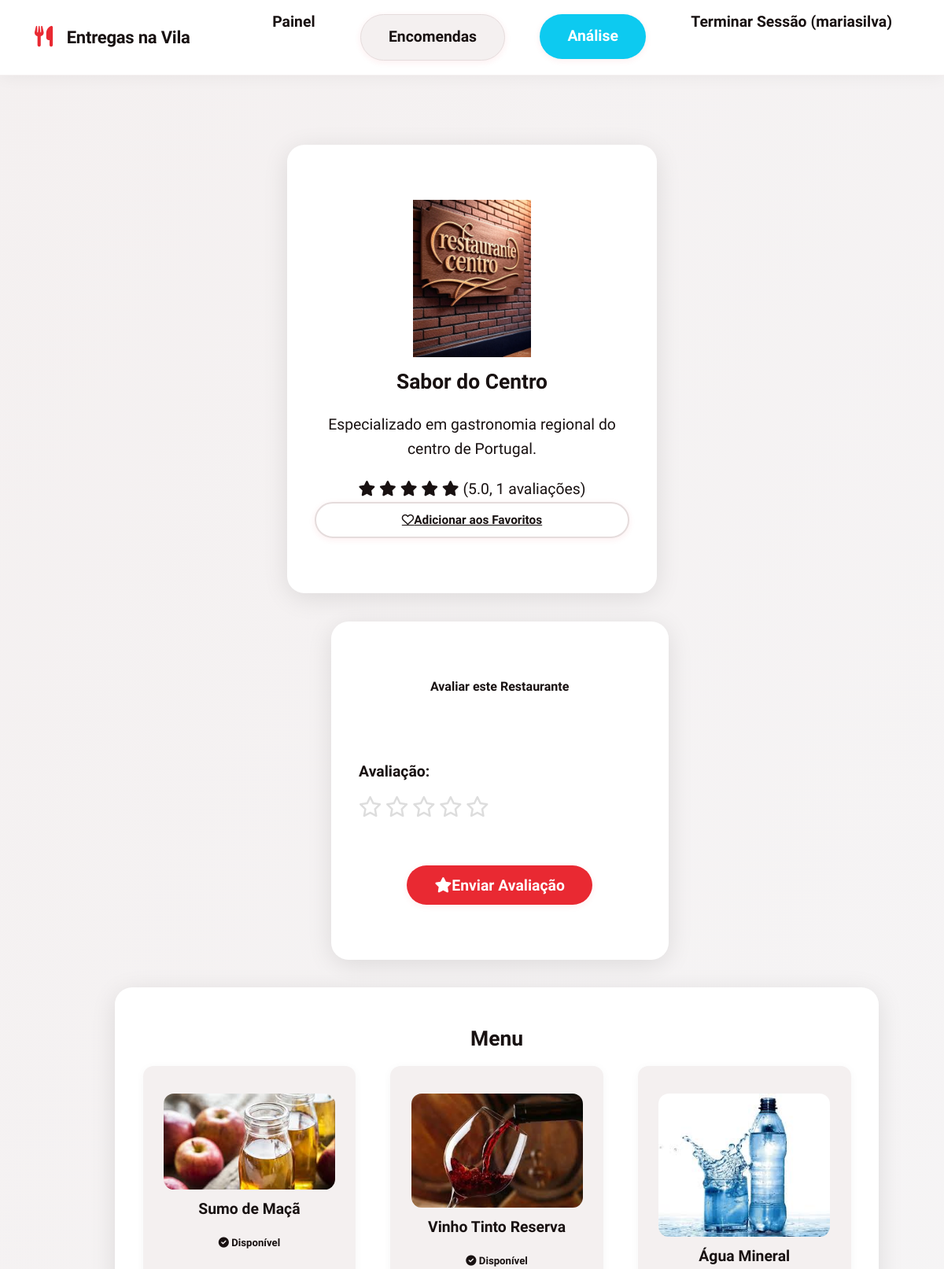
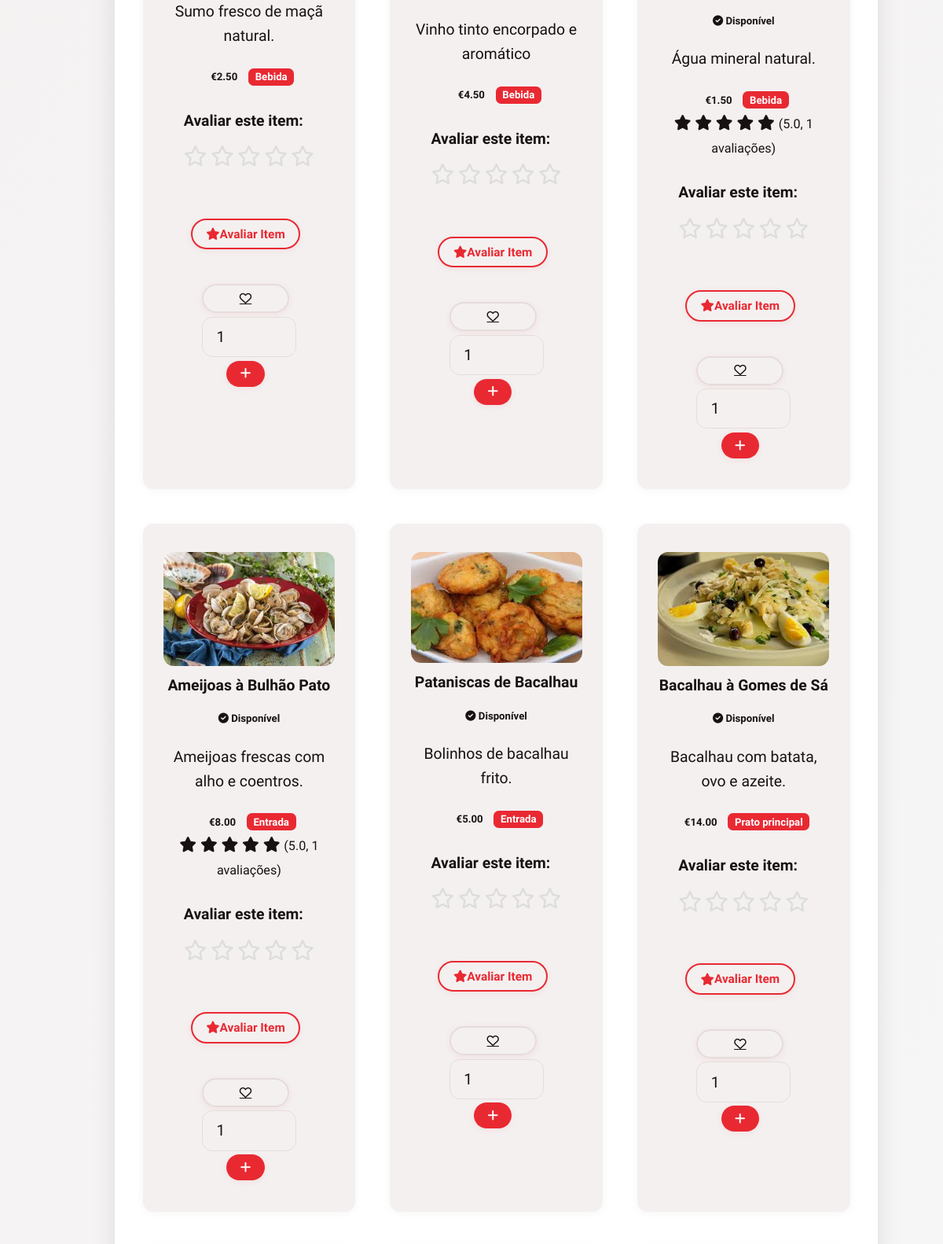
Screenshot of /restaurant/7 (signed in, upper part) with the database file from the repository (2 pictures, top to bottom).
### tables this page shows
CREATE TABLE users (
        id INTEGER PRIMARY KEY AUTOINCREMENT,
        username TEXT UNIQUE NOT NULL,
        email TEXT UNIQUE NOT NULL,
        password_hash TEXT NOT NULL,
        user_type TEXT NOT NULL CHECK (user_type IN ('customer', 'restaurant')),
        phone TEXT,
        address TEXT,
        restaurant_name TEXT,
        restaurant_description TEXT,
        created_at TIMESTAMP DEFAULT CURRENT_TIMESTAMP
    , image_path TEXT, cuisine_type TEXT);

CREATE TABLE menu_items (
        id INTEGER PRIMARY KEY AUTOINCREMENT,
        restaurant_id INTEGER NOT NULL,
        name TEXT NOT NULL,
        description TEXT,
        price REAL NOT NULL,
        category TEXT,
        available BOOLEAN DEFAULT 1,
        created_at TIMESTAMP DEFAULT CURRENT_TIMESTAMP, image_path TEXT,
        FOREIGN KEY (restaurant_id) REFERENCES users (id)
    );

### app.py (the view)
    def decorated_function(*args, **kwargs):
        if 'user_id' not in session:
            return redirect(url_for('login'))
        return f(*args, **kwargs)

### app.py (called while the page is built)
def get_db_connection():
    conn = sqlite3.connect('delivery_system.db')
    conn.row_factory = sqlite3.Row
    return conn

def get_user_by_id(user_id):
    conn = get_db_connection()
    user = conn.execute('SELECT * FROM users WHERE id = ?', (user_id,)).fetchone()
    conn.close()
    return user

def login_required(f):
    def decorated_function(*args, **kwargs):
        if 'user_id' not in session:
            return redirect(url_for('login'))
        return f(*args, **kwargs)
    decorated_function.__name__ = f.__name__
    return decorated_function

@app.before_request
def load_logged_in_user():
    user_id = session.get('user_id')
    if user_id is None:
        g.user = None
    else:
        g.user = get_user_by_id(user_id)

### templates/restaurant_menu.html (shortened to what this page needs)
{% extends "base.html" %}
{% block content %}
<div class="container mt-4">
    <div class="row justify-content-center">
        <div class="col-md-8">
            <div class="card mb-4">
                <div class="card-body">
                    <div class="row">
                        <div class="col-md-4">
                            {% if restaurant.image_path %}
                            <img src="{{ url_for('static', filename=restaurant.image_path) }}"
                                alt="{{ restaurant.restaurant_name }}" class="img-fluid rounded"
                                style="max-height: 200px; object-fit: cover;">
                            {% else %}
                            <div class="bg-light d-flex align-items-center justify-content-center rounded"
                                style="height: 200px;">
                                <i class="fas fa-utensils fa-3x text-muted"></i>
                            </div>
                            {% endif %}
                        </div>
                        <div class="col-md-8">
                            <h2 class="mb-2">{{ restaurant.restaurant_name }}</h2>
                            <p class="text-muted mb-2">{{ restaurant.restaurant_description }}</p>
                            {% if restaurant_rating and restaurant_rating.avg_rating %}
                            <div class="mb-2">
                                <span class="text-warning">
                                    {% for i in range(restaurant_rating.avg_rating|int) %}
                                    <i class="fas fa-star"></i>
                                    {% endfor %}
                                </span>
                                <span class="text-muted">({{ "%.1f"|format(restaurant_rating.avg_rating) }}, {{
                                    restaurant_rating.review_count }} avaliações)</span>
                            </div>
                            {% else %}
                            <div class="mb-2">
                                <span class="text-muted">Sem avaliações</span>
                            </div>
                            {% endif %}
                            <div class="mt-3">
                                {% if restaurant.id in user_favorites %}
                                <a href="{{ url_for('remove_restaurant_from_favorites', restaurant_id=restaurant.id) }}"
                                    class="btn btn-outline-danger btn-sm">
                                    <i class="fas fa-heart"></i> Remover dos Favoritos
                                </a>
                                {% else %}
                                <a href="{{ url_for('add_restaurant_to_favorites', restaurant_id=restaurant.id) }}"
                                    class="btn btn-outline-secondary btn-sm">
                                    <i class="far fa-heart"></i> Adicionar aos Favoritos
                                </a>
                                {% endif %}
                            </div>
                        </div>
                    </div>
                </div>
            </div>
        </div>
    </div>
    <div class="row justify-content-center mb-4">
        <div class="col-md-8">
            <div class="card">
                <div class="card-header">
                    <h5 class="mb-0">Avaliar este Restaurante</h5>
                </div>
                <div class="card-body">
                    <form method="POST" action="{{ url_for('rate_restaurant', restaurant_id=restaurant.id) }}">
                        <div class="form-group">
                            <label for="rating">Avaliação:</label>
                            <div class="rating-stars">
                                <label for="star5" class="rating-star"><i class="far fa-star"></i></label>
                                <label for="star4" class="rating-star"><i class="far fa-star"></i></label>
                                <label for="star3" class="rating-star"><i class="far fa-star"></i></label>
                                <label for="star2" class="rating-star"><i class="far fa-star"></i></label>
                                <label for="star1" class="rating-star"><i class="far fa-star"></i></label>
                            </div>
                        </div>
                        <button type="submit" class="btn btn-primary">
                            <i class="fas fa-star"></i> Enviar Avaliação
                        </button>
                    </form>
                </div>
            </div>
        </div>
    </div>
    <div class="row">
        <div class="col-md-8">
            {% if menu_items %}
            <div class="card menu-card">
                <h3 class="text-center">Menu</h3>
                <div class="grid">
                    {% for item in menu_items %}
                    <div class="menu-item">
                        {% if item.image_path %}
                        <img src="{{ url_for('static', filename=item.image_path) }}" alt="Menu Item Image"
                            style="max-width: 280px; max-height: 280px; display: block; margin-bottom: 10px; object-fit: cover;">
                        {% endif %}
                        <h4>{{ item.name }}</h4>
                        <div class="mb-2">
                            {% if item.available %}
                            <span class="badge badge-success"><i class="fas fa-check-circle"></i> Disponível</span>
                            {% else %}
                            <span class="badge badge-danger"><i class="fas fa-times-circle"></i> Indisponível</span>
                            {% endif %}
                        </div>
                        {% if item.description %}
                        <p>{{ item.description }}</p>
                        {% endif %}
                        <div class="mb-2">
                            <span class="badge badge-success">€{{ "%.2f"|format(item.price) }}</span>
                            {% if item.category %}
                            <span class="badge badge-primary">{{ item.category }}</span>
                            {% endif %}
                        </div>
                        {% if item.avg_rating %}
                        <div class="mb-2">
                            <span class="text-warning">
                                {% for i in range(item.avg_rating|int) %}
                                <i class="fas fa-star"></i>
                                {% endfor %}
                            </span>
                            <small class="text-muted">({{ "%.1f"|format(item.avg_rating) }}, {{ item.review_count }}
                                avaliações)</small>
                        </div>
                        {% endif %}
                        <div class="mt-3">
                            <form method="POST" action="{{ url_for('rate_menu_item', menu_item_id=item.id) }}"
                                class="rating-form">
                                <div class="form-group">
                                    <label for="rating_{{ item.id }}">Avaliar este item:</label>
                                    <div class="rating-stars">
                                        <label for="star5_{{ item.id }}" class="rating-star"><i
                                                class="far fa-star"></i></label>
                                        <label for="star4_{{ item.id }}" class="rating-star"><i
                                                class="far fa-star"></i></label>
                                        <label for="star3_{{ item.id }}" class="rating-star"><i
                                                class="far fa-star"></i></label>
                                        <label for="star2_{{ item.id }}" class="rating-star"><i
                                                class="far fa-star"></i></label>
                                        <label for="star1_{{ item.id }}" class="rating-star"><i
                                                class="far fa-star"></i></label>
                                    </div>
                                </div>
                                <button type="submit" class="btn btn-outline-primary btn-sm">
                                    <i class="fas fa-star"></i> Avaliar Item
                                </button>
                            </form>
                        </div>
                        <div class="mt-20">
                            {% if item.id in user_favorites %}
                            <a href="{{ url_for('remove_menu_item_from_favorites', menu_item_id=item.id) }}"
                                class="btn btn-outline-danger btn-sm" title="Remover dos favoritos">
                                <i class="fas fa-heart"></i>
                            </a>
                            {% else %}
                            <a href="{{ url_for('add_menu_item_to_favorites', menu_item_id=item.id) }}"
                                class="btn btn-outline-secondary btn-sm" title="Adicionar aos favoritos">
                                <i class="far fa-heart"></i>
                            </a>
                            {% endif %}
                            {% if item.available %}
                            <form method="POST" action="{{ url_for('add_to_cart') }}" style="display: inline;">
                                <div class="input-group input-group-sm" style="width: 120px;">
                                    <input type="number" name="quantity" value="1" min="1" max="10"
                                        class="form-control">
                                    <div class="input-group-append">
                                        <button type="submit" class="btn btn-primary btn-sm">
                                            <i class="fas fa-plus"></i>
                                        </button>
                                    </div>
                                </div>
                            </form>
                            {% else %}
                            <span class="badge badge-secondary">Indisponível</span>
                            {% endif %}
                        </div>
                    </div>
                    {% endfor %}
                </div>
            </div>
            {% endif %}
        </div>
    </div>
</div>
{% endblock %}

### templates/base.html (shortened to what this page needs)
<!DOCTYPE html>
<html lang="pt-PT">
<head>
    <link href="https://cdnjs.cloudflare.com/ajax/libs/font-awesome/6.0.0/css/all.min.css" rel="stylesheet">
    <link rel="stylesheet" href="{{ url_for('static', filename='style.css') }}">
</head>
<body>
    <header>
        <div class="header-content">
            <div class="logo">
                <div class="logo-img"><i class="fas fa-utensils"></i></div>
                <span class="logo-title">Entregas na Vila</span>
            </div>
            <nav>
                <ul>
                    {% if session.user_id %}
                    <li><a href="{{ url_for('dashboard') }}">Painel</a></li>
                    {% if session.user_type == 'restaurant' %}
                    <li><a href="{{ url_for('restaurant_orders') }}" class="btn btn-secondary"
                            style="margin-left: 0.5rem;">Encomendas</a></li>
                    <li><a href="{{ url_for('restaurant_analytics') }}" class="btn btn-info"
                            style="margin-left: 0.5rem;">Análise</a></li>
                    {% endif %}
                    <li><a href="{{ url_for('logout') }}">Terminar Sessão ({{ session.username }})</a></li>
                    {% else %}
                    <li><a href="{{ url_for('login') }}">Iniciar Sessão</a></li>
                    <li><a href="{{ url_for('register') }}">Criar Conta</a></li>
                    {% endif %}
                </ul>
            </nav>
        </div>
    </header>
    <div class="container">
        {% block content %}{% endblock %}
    </div>
</body>
</html>

### rows the page displays
users: username "mariasilva", image_path (picture), restaurant_name "Sabor do Centro", restaurant_description "Especializado em gastronomia regional do centro de Portugal."
menu_items: image_path (picture), name "Sumo de Maçã", available True (drawn), description "Sumo fresco de maçã natural.", price "2.50", category "Bebida"
menu_items: image_path (picture), name "Vinho Tinto Reserva", available True (drawn), description "Vinho tinto encorpado e aromático", price "4.50", category "Bebida"
menu_items: image_path (picture), name "Água Mineral", shows "Disponível", description "Água mineral natural.", price "1.50", category "Bebida", avg_rating "5.0", review_count "1"
menu_items: image_path (picture), name "Ameijoas à Bulhão Pato", shows "Disponível", description "Ameijoas frescas com alho e coentros.", price "8.00", category "Entrada", avg_rating "5.0", review_count "1"
menu_items: image_path (picture), name "Pataniscas de Bacalhau", available True (drawn), description "Bolinhos de bacalhau frito.", price "5.00", category "Entrada"
menu_items: image_path (picture), name "Bacalhau à Gomes de Sá", available True (drawn), description "Bacalhau com batata, ovo e azeite.", price "14.00", category "Prato principal"

### other values shown
{{ "%.1f"|format(restaurant_rating.avg_rating) }} "5.0"
{{ restaurant_rating.review_count }} "1"
